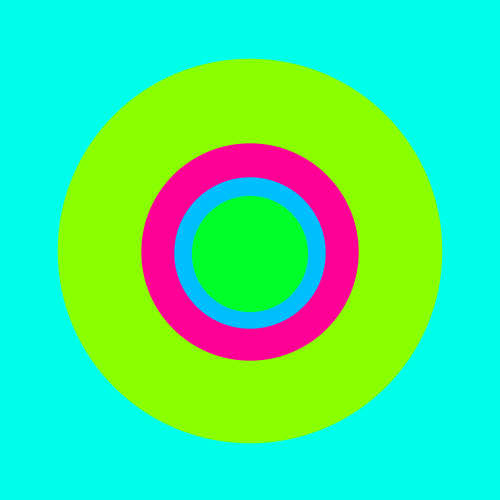
Frame 1 (no input)
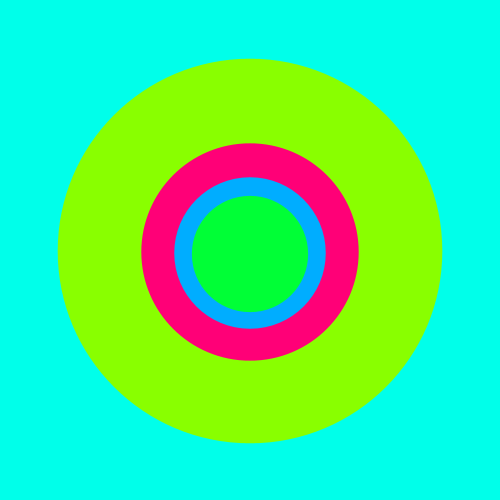
Frame 60 (the mouse pressed at the canvas centre just before this capture)
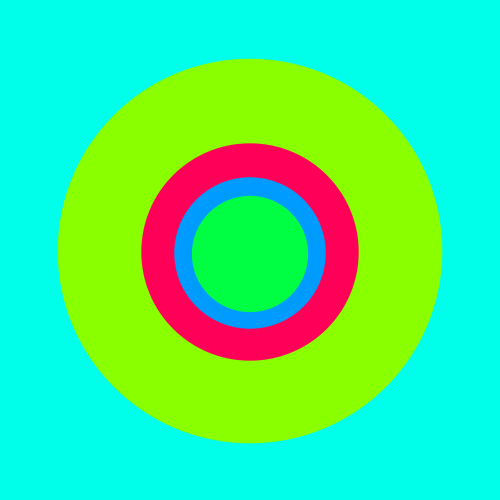
Frame 120 (the mouse held since frame 60 and released just before this capture)

The Processing sketch that drew these frames (run headless with seeded random() and noise(); from frame 60 on, the mouse is pressed at the canvas centre):

// Processing sketch: processing_67335
// ── processing_67335.pde

int[] time= new int[5];

void setup(){

size(500,500);
colorMode(3);
noStroke();
smooth();
}


void draw(){
int[]time={minute()*4,minute()*2,second()*5,second()*3,second()*2};

for(int i=0;i<5;i++){
  
fill(time[i],width,width);
ellipse(width/2,width/2+i,width/(i+0.3),width/(i+0.3));}}
